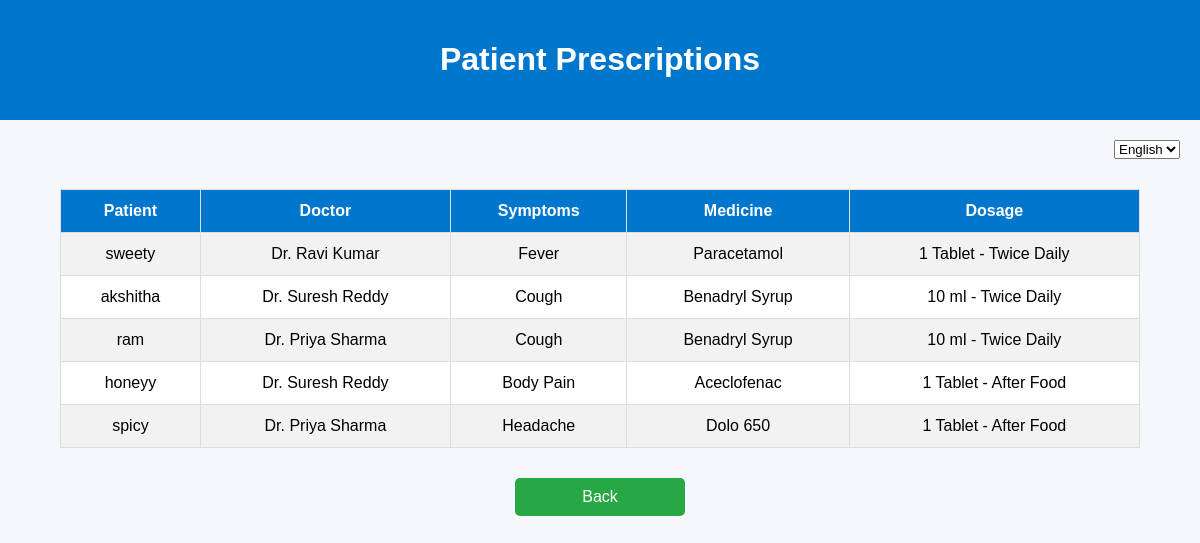
The page /prescriptions on the database its author committed.
### app.py (models this page shows)
class Appointment(db.Model):
    id = db.Column(db.Integer, primary_key=True)
    patient_name = db.Column(db.String(100))
    doctor_name = db.Column(db.String(100))
    appointment_date = db.Column(db.String(50))
    appointment_time = db.Column(db.String(50))
    symptoms = db.Column(db.String(500))
    age = db.Column(db.String(10))
    blood_group = db.Column(db.String(10))

### app.py (the view)
@app.route('/prescriptions')
def prescriptions():
    appointments = Appointment.query.all()
    prescription_list = []
    for appointment in appointments:
        symptoms = appointment.symptoms.lower()
        if "fever" in symptoms:
            medicine = "Paracetamol"
            dosage = "1 Tablet - Twice Daily"
        elif "cold" in symptoms:
            medicine = "Cetirizine"
            dosage = "1 Tablet - Night"
        elif "headache" in symptoms:
            medicine = "Dolo 650"
            dosage = "1 Tablet - After Food"
        elif "cough" in symptoms:
            medicine = "Benadryl Syrup"
            dosage = "10 ml - Twice Daily"
        elif "stomach pain" in symptoms:
            medicine = "Pantoprazole"
            dosage = "1 Tablet - Before Breakfast"
        elif "body pain" in symptoms:
            medicine = "Aceclofenac"
            dosage = "1 Tablet - After Food"
        else:
            medicine = "Consult Doctor"
            dosage = "As Directed"
        prescription_list.append({
            "patient_name": appointment.patient_name,
            "doctor_name": appointment.doctor_name,
            "symptoms": appointment.symptoms,
            "medicine": medicine,
            "dosage": dosage
        })
    return render_template(
        "prescriptions.html",
        prescriptions=prescription_list
    )

### templates/prescriptions.html (shortened to what this page needs)
<!DOCTYPE html>
<html>
<head>
</head>
<body>
<div class="header">
    <h1 id="title">Patient Prescriptions</h1>
</div>
<div class="language">
    <select id="language" onchange="changeLanguage()">
        <option value="en">English</option>
    </select>
</div>
<table>
<tr>
    <th id="patient">Patient</th>
    <th id="doctor">Doctor</th>
    <th id="symptoms">Symptoms</th>
    <th id="medicine">Medicine</th>
    <th id="dosage">Dosage</th>
</tr>
{% for p in prescriptions %}
<tr>
    <td>{{ p.patient_name }}</td>
    <td>{{ p.doctor_name }}</td>
    <td>{{ p.symptoms }}</td>
    <td>{{ p.medicine }}</td>
    <td>{{ p.dosage }}</td>
</tr>
{% endfor %}
</table>
<a href="/patient" class="back" id="back">
    Back
</a>
</body>
</html>

### templates/prescriptions.html (style rules this page uses)
body { font-family:Arial,sans-serif; background:#f4f7fb; margin:0; }
.header { background:#0077cc; color:white; text-align:center; padding:20px; }
.language { text-align:right; margin:20px; }
table { width:90%; margin:30px auto; border-collapse:collapse; background:white; }
th,td { border:1px solid #ddd; padding:12px; text-align:center; }
th { background:#0077cc; color:white; }
tr:nth-child(even) { background:#f2f2f2; }
.back { display:block; width:150px; margin:20px auto; text-align:center; padding:10px; background:#28a745; color:white; text-decoration:none; border-radius:5px; }

### rows shown on the page
Appointment: patient_name "sweety", doctor_name "Dr. Ravi Kumar", symptoms "Fever", medicine "Paracetamol", dosage "1 Tablet - Twice Daily"
Appointment: patient_name "akshitha", doctor_name "Dr. Suresh Reddy", symptoms "Cough", medicine "Benadryl Syrup", dosage "10 ml - Twice Daily"
Appointment: patient_name "ram", doctor_name "Dr. Priya Sharma", symptoms "Cough", medicine "Benadryl Syrup", dosage "10 ml - Twice Daily"
Appointment: patient_name "honeyy", doctor_name "Dr. Suresh Reddy", symptoms "Body Pain", medicine "Aceclofenac", dosage "1 Tablet - After Food"
Appointment: patient_name "spicy", doctor_name "Dr. Priya Sharma", symptoms "Headache", medicine "Dolo 650", dosage "1 Tablet - After Food"
